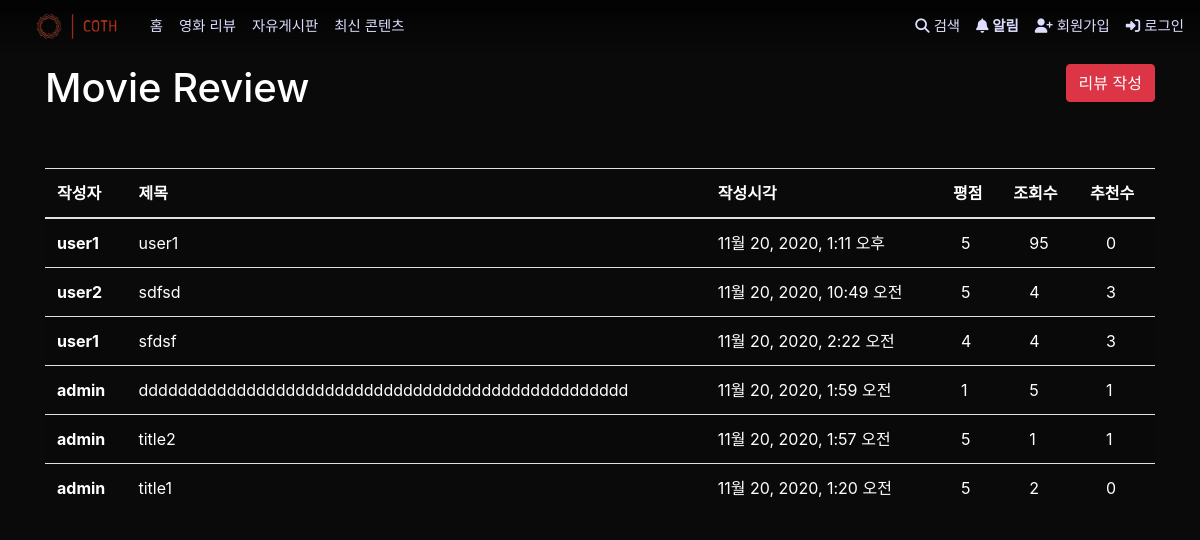
The app's page /articles/review/, older data.
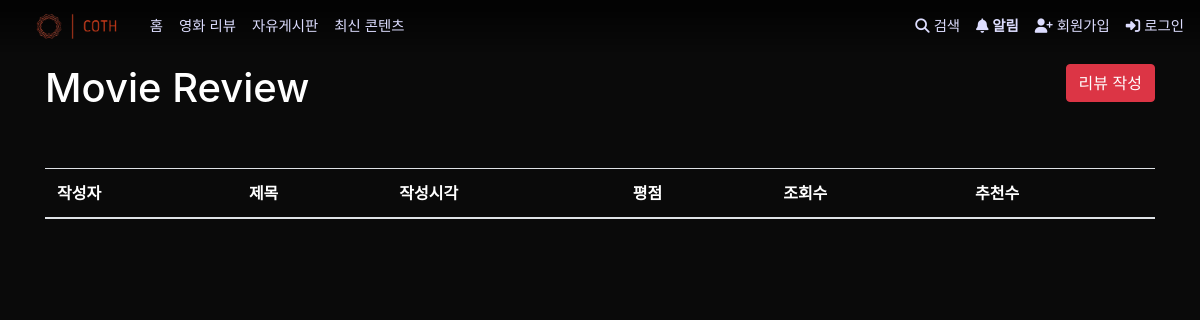
The same page, newer data.
### articles/models.py (models this page shows, shortened)
class ReviewArticle(models.Model):
    user = models.ForeignKey(settings.AUTH_USER_MODEL, on_delete=models.CASCADE)
    like = models.ManyToManyField(settings.AUTH_USER_MODEL, related_name='like_review')
    likecount = models.IntegerField(default=0)
    unlike = models.ManyToManyField(settings.AUTH_USER_MODEL, related_name='unlike_review')
    unlikecount = models.IntegerField(default=0)
    title = models.CharField(max_length=50)
    content = models.TextField()
    created_at = models.DateTimeField(auto_now_add=True)
    updated_at = models.DateTimeField(auto_now=True)
    image = models.ImageField(blank=True, upload_to='%Y/%m/%d')
    hits = models.PositiveIntegerField(default=0)
    class Rank(models.IntegerChoices):
        BEST = 5
        GOOD = 4
        NORMAL = 3
        BAD = 2
        WORST = 1
    rank = models.IntegerField(choices=Rank.choices)

### accounts/models.py (models this page shows)
class User(AbstractUser):
    followers = models.ManyToManyField('self', symmetrical=False, related_name='followings')
    image = ProcessedImageField(blank=True,
                                processors=[Thumbnail(150, 150)],
                                format='png',
                                options={'quality': 100},
                                upload_to='%Y/%m/%d')
    selfpr = models.CharField(max_length=100)
    nickname = models.CharField(max_length=20)
    dibs_movies = models.ManyToManyField(Movie, related_name='dibs_users', blank=True, null=True)
    class Prefer(models.IntegerChoices):
        액션 = 28
        모험 = 12
        애니메이션 = 16
        코미디 = 35
        범죄 = 80
        다큐멘터리 = 99
        드라마 = 18
        가족 = 10751
        판타지 = 14
        역사 = 36
        공포 = 27
        음악 = 10402
        미스터리 = 9648
        로맨스 = 10749
        SF = 878
        TV영화 = 10770
        스릴러 = 53
        전쟁 = 10752
        서부 = 37
    genre_prefer1 = models.IntegerField(choices=Prefer.choices)
    genre_prefer2 = models.IntegerField(choices=Prefer.choices)
    genre_prefer3 = models.IntegerField(choices=Prefer.choices)

### articles/views.py (the view)
# urls.py: path('review/', views.review_index, name="review_index"),
@require_GET
def review_index(request):
    reviews = ReviewArticle.objects.order_by('-pk')
    context = {
        'reviews': reviews,
    }
    return render(request, 'articles/review_index.html', context)

### articles/templates/articles/review_index.html
{% extends 'base.html' %}
{% block content %}
  <div class="d-flex justify-content-between my-5">
    <h1 class="d-inline text-white">Movie Review</h1>
    <p class="d-inline"><a class="btn btn-danger" href="{% url 'articles:review_create' %}">리뷰 작성</a></p>
  </div>
  <table class="table table-striped text-white">
    <thead>
      <tr>
        <th scope="col">작성자</th>
        <th scope="col">제목</th>
        <th scope="col">작성시각</th>
        <th scope="col">평점</th>
        <th scope="col">조회수</th>
        <th scope="col">추천수</th>
      </tr>
    </thead>
    <tbody>
      {% for review in reviews  %}
        <tr>
          <th scope="row">{{ review.user }}</th>
          <td><a class="text-white" href="{% url 'articles:review_detail' review.pk %}">{{ review.title }}</a></td>
          <td>{{ review.created_at}}</td>
          <td>&ensp;{{ review.rank}}</td>
          <td>&ensp;&ensp;{{ review.hits }}</td>
          <td>&ensp;&ensp;{{ review.likecount }}</td>
        </tr>
      {% endfor %}
    </tbody>
  </table>
{% endblock  %}

Row changes from the older to the newer data that the page shows:
removed ReviewArticle: user "user1", title "user1", created_at "11월 20, 2020, 1:11 오후", rank "5", hits "95", likecount "0"
removed ReviewArticle: user "user2", title "sdfsd", created_at "11월 20, 2020, 10:49 오전", rank "5", hits "4", likecount "3"
removed ReviewArticle: user "user1", title "sfdsf", created_at "11월 20, 2020, 2:22 오전", rank "4", hits "4", likecount "3"
removed ReviewArticle: user "admin", title "dddddddddddddddddddddddddddddddddddddddddddddddddd", created_at "11월 20, 2020, 1:59 오전", rank "1", hits "5", likecount "1"
removed ReviewArticle: user "admin", title "title2", created_at "11월 20, 2020, 1:57 오전", rank "5", hits "1", likecount "1"
removed ReviewArticle: user "admin", title "title1", created_at "11월 20, 2020, 1:20 오전", rank "5", hits "2", likecount "0"
